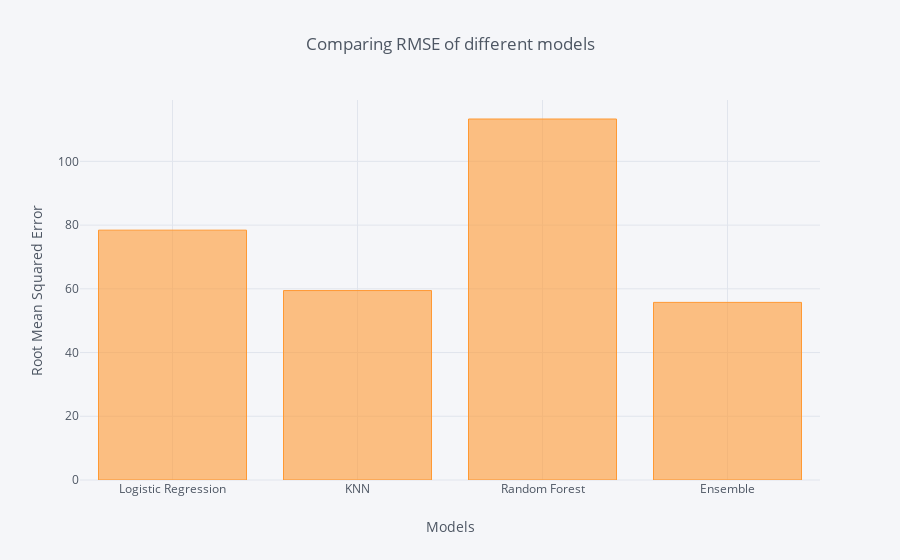

This figure's notebook cell:
### Code cell
Results.iplot(kind='bar',x='Model',y='RMSE',title='Comparing RMSE of different models', xTitle='Models', yTitle='Root Mean Squared Error')

### Figure 1 — Plotly figure (JSON) as saved in the notebook; plotly's stock layout.template omitted (floating-point values rounded to 4 significant figures)
{"data": [{"marker": {"color": "rgba(255, 153, 51, 0.6)", "line": {"color": "rgba(255, 153, 51, 1.0)", "width": 1}}, "name": "RMSE", "orientation": "v", "text": "", "type": "bar", "uid": "33ffc6a5-24e5-467b-b5a6-9fa4acd62628", "x": ["Logistic Regression", "KNN", "Random Forest", "Ensemble"], "y": [78.41, 59.46, 113.3, 55.74]}], "layout": {"legend": {"bgcolor": "#F5F6F9", "font": {"color": "#4D5663"}}, "paper_bgcolor": "#F5F6F9", "plot_bgcolor": "#F5F6F9", "title": {"font": {"color": "#4D5663"}, "text": "Comparing RMSE of different models"}, "xaxis": {"gridcolor": "#E1E5ED", "showgrid": true, "tickfont": {"color": "#4D5663"}, "title": {"font": {"color": "#4D5663"}, "text": "Models"}, "zerolinecolor": "#E1E5ED"}, "yaxis": {"gridcolor": "#E1E5ED", "showgrid": true, "tickfont": {"color": "#4D5663"}, "title": {"font": {"color": "#4D5663"}, "text": "Root Mean Squared Error"}, "zerolinecolor": "#E1E5ED"}}}
